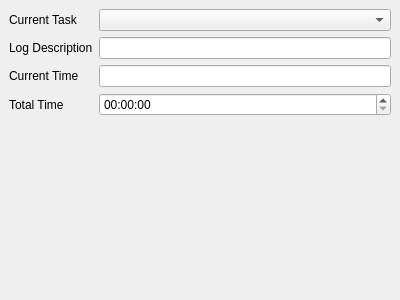
<?xml version="1.0" encoding="UTF-8"?>
<ui version="4.0">
 <class>CurrentTime</class>
 <widget class="QDockWidget" name="CurrentTime">
  <property name="geometry">
   <rect>
    <x>0</x>
    <y>0</y>
    <width>400</width>
    <height>300</height>
   </rect>
  </property>
  <property name="features">
   <set>QDockWidget::DockWidgetFloatable|QDockWidget::DockWidgetMovable</set>
  </property>
  <property name="windowTitle">
   <string>Current Time</string>
  </property>
  <widget class="QWidget" name="dockWidgetContents">
   <layout class="QFormLayout" name="formLayout">
    <property name="fieldGrowthPolicy">
     <enum>QFormLayout::AllNonFixedFieldsGrow</enum>
    </property>
    <item row="1" column="0">
     <widget class="QLabel" name="label">
      <property name="text">
       <string>Current Task</string>
      </property>
     </widget>
    </item>
    <item row="2" column="0">
     <widget class="QLabel" name="label_4">
      <property name="text">
       <string>Log Description</string>
      </property>
     </widget>
    </item>
    <item row="2" column="1">
     <widget class="QLineEdit" name="logDescription"/>
    </item>
    <item row="3" column="0">
     <widget class="QLabel" name="label_2">
      <property name="text">
       <string>Current Time</string>
      </property>
     </widget>
    </item>
    <item row="4" column="0">
     <widget class="QLabel" name="label_3">
      <property name="text">
       <string>Total Time</string>
      </property>
     </widget>
    </item>
    <item row="4" column="1">
     <widget class="QTimeEdit" name="timeEdit_2"/>
    </item>
    <item row="1" column="1">
     <widget class="TreeComboBox" name="comboBox"/>
    </item>
    <item row="3" column="1">
     <widget class="QLineEdit" name="currentTime">
      <property name="readOnly">
       <bool>true</bool>
      </property>
     </widget>
    </item>
   </layout>
  </widget>
 </widget>
 <customwidgets>
  <customwidget>
   <class>TreeComboBox</class>
   <extends>QComboBox</extends>
   <header>treecombobox.h</header>
  </customwidget>
 </customwidgets>
 <resources/>
 <connections/>
</ui>
